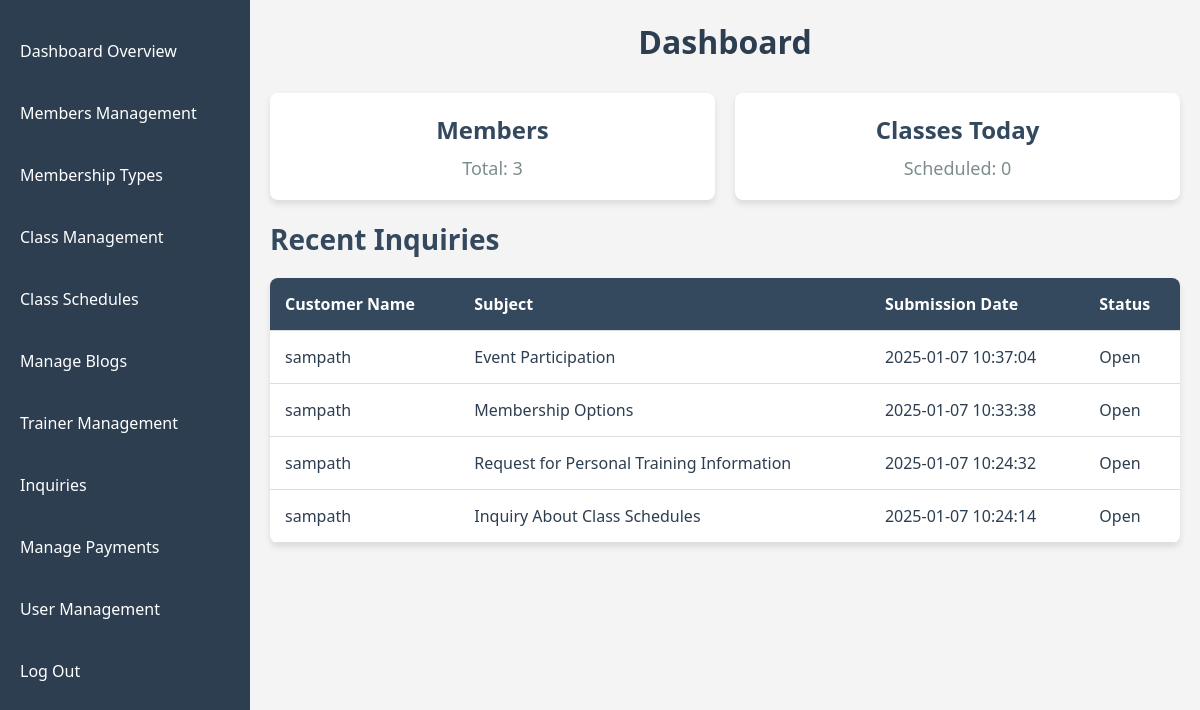
Screenshot of /Admin/index.php (signed in) with the database file from the repository.
### tables this page shows
CREATE TABLE IF NOT EXISTS `customerinquiries` (
  `inquiry_id` int(11) NOT NULL AUTO_INCREMENT,
  `customer_id` int(11) NOT NULL,
  `subject` varchar(255) NOT NULL,
  `message` text NOT NULL,
  `submission_date` timestamp NULL DEFAULT CURRENT_TIMESTAMP,
  `status` enum('Open','In Progress','Resolved') DEFAULT 'Open',
  `assigned_staff_id` int(11) DEFAULT NULL,
  `resolution_date` timestamp NULL DEFAULT NULL,
  PRIMARY KEY (`inquiry_id`),
  KEY `customer_id` (`customer_id`),
  KEY `assigned_staff_id` (`assigned_staff_id`)
);

CREATE TABLE IF NOT EXISTS `customers` (
  `customer_id` int(11) NOT NULL AUTO_INCREMENT,
  `email` varchar(100) NOT NULL,
  `password_hash` varchar(255) NOT NULL,
  `first_name` varchar(50) NOT NULL,
  `last_name` varchar(50) NOT NULL,
  `phone_number` varchar(20) DEFAULT NULL,
  `date_of_birth` date DEFAULT NULL,
  `gender` enum('Male','Female','Other') DEFAULT NULL,
  `registration_date` timestamp NULL DEFAULT CURRENT_TIMESTAMP,
  `last_login` timestamp NULL DEFAULT NULL,
  PRIMARY KEY (`customer_id`),
  UNIQUE KEY `email` (`email`)
);

### Admin/index.php (the view, shortened to what this page needs)
<?php
include('db.php');
$members = $conn->query("SELECT COUNT(*) AS total_members FROM Customers")->fetch_assoc()['total_members'];
$classes = $conn->query("SELECT COUNT(*) AS total_classes FROM ClassSchedules WHERE DATE(start_time) = CURDATE()")->fetch_assoc()['total_classes'];
$result = $conn->query("
    SELECT Customers.first_name AS customer_name, CustomerInquiries.subject,CustomerInquiries.submission_date,
        CustomerInquiries.status
    FROM CustomerInquiries
    INNER JOIN Customers
    ON CustomerInquiries.customer_id = Customers.customer_id
    ORDER BY CustomerInquiries.submission_date DESC
    LIMIT 5
");
$inquiry_data = $result->fetch_all(MYSQLI_ASSOC);
?>
<!DOCTYPE html>
<html lang="en">
<head>
</head>
<body>
    <?php include('sidebar.php'); ?>
    <div class="main-content">
        <h1>Dashboard</h1>
        <div class="overview">
            <div class="card">
                <h2>Members</h2>
                <p>Total: <?php echo htmlspecialchars($members); ?></p>
            </div>
            <div class="card">
                <h2>Classes Today</h2>
                <p>Scheduled: <?php echo htmlspecialchars($classes); ?></p>
            </div>
        </div>
        <div class="inquiries">
            <h2>Recent Inquiries</h2>
            <table>
                <thead>
                    <tr>
                        <th>Customer Name</th>
                        <th>Subject</th>
                        <th>Submission Date</th>
                        <th>Status</th>
                    </tr>
                </thead>
                <tbody>
                    <?php foreach ($inquiry_data as $inquiry): ?>
                        <tr>
                            <td><?php echo $inquiry['customer_name']; ?></td>
                            <td><?php echo $inquiry['subject']; ?></td>
                            <td><?php echo $inquiry['submission_date']; ?></td>
                            <td><?php echo $inquiry['status']; ?></td>
                        </tr>
                    <?php endforeach; ?>
                </tbody>
            </table>
        </div>
    </div>
</body>
</html>

### Admin/index.php (style rules this page uses)
* { margin: 0; padding: 0; box-sizing: border-box; }
body { font-family: 'Segoe UI', Tahoma, Geneva, Verdana, sans-serif; background-color: #f4f4f4; display: flex; flex-direction: column; min-height: 100vh; }
.main-content { margin-left: 250px; width: calc(100% - 250px); padding: 20px; background-color: #f4f4f4; min-height: 100vh; }
h1 { text-align: center; color: #2c3e50; margin-bottom: 30px; }
.overview { display: grid; grid-template-columns: repeat(auto-fit, minmax(250px, 1fr)); gap: 20px; margin-bottom: 20px; }
.card { background-color: #ffffff; padding: 20px; border-radius: 8px; box-shadow: 0 4px 6px rgba(0, 0, 0, 0.1); text-align: center; transition: transform 0.3s ease, box-shadow 0.3s ease; }
.card h2 { color: #34495e; font-size: 24px; margin-bottom: 10px; }
.card p { font-size: 18px; color: #7f8c8d; }
.inquiries { margin-top: 20px; }
.inquiries h2 { font-size: 28px; color: #34495e; margin-bottom: 20px; }
.inquiries table { width: 100%; border-collapse: collapse; background-color: #ffffff; box-shadow: 0 4px 6px rgba(0, 0, 0, 0.1); border-radius: 8px; overflow: hidden; }
.inquiries table thead { background-color: #34495e; color: white; }
.inquiries th, .inquiries td { padding: 15px; text-align: left; border-bottom: 1px solid #ddd; }
.inquiries th { font-weight: bold; }
.inquiries td { color: #2c3e50; }

### rows the page displays
customerinquiries: customer.first_name "sampath", subject "Event Participation", submission_date "2025-01-07 10:37:04", status "Open"
customerinquiries: customer.first_name "sampath", subject "Membership Options", submission_date "2025-01-07 10:33:38", status "Open"
customerinquiries: customer.first_name "sampath", subject "Request for Personal Training Information", submission_date "2025-01-07 10:24:32", status "Open"
customerinquiries: customer.first_name "sampath", subject "Inquiry About Class Schedules", submission_date "2025-01-07 10:24:14", status "Open"

### other values shown
$label "Dashboard Overview"
$label "Members Management"
$label "Membership Types"
$label "Class Management"
$label "Class Schedules"
$label "Manage Blogs"
$label "Trainer Management"
$label "Inquiries"
$label "Manage Payments"
$label "User Management"
$label "Log Out"
$members "3"
$classes "0"
